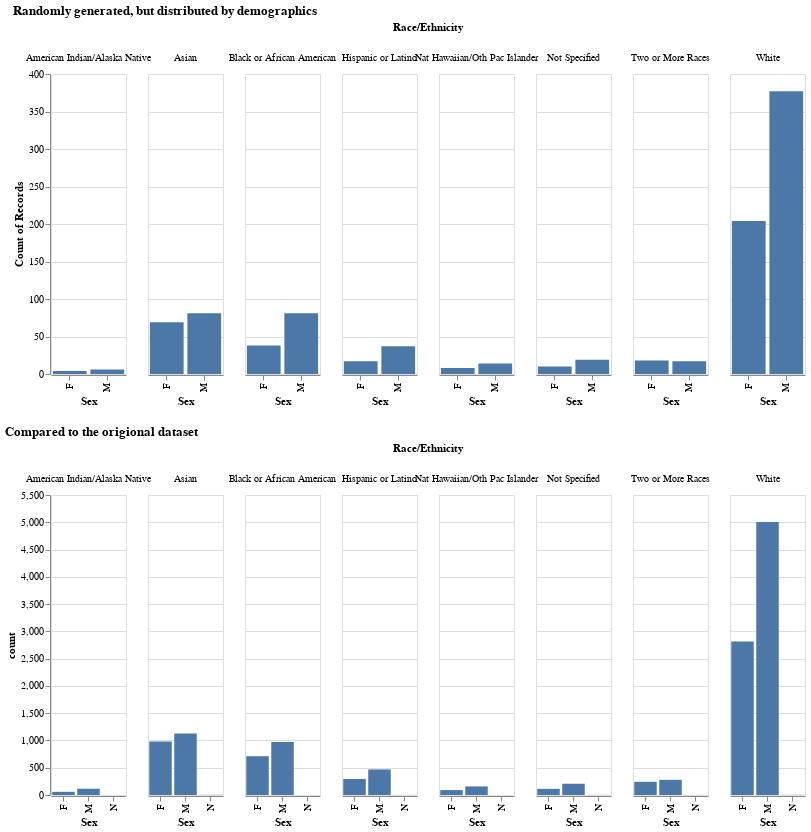

This figure's notebook cell:
### Code cell
alt.Chart(sample).mark_bar().encode(
    alt.X("Sex"), y="count()", column="Race/Ethnicity"
).properties(
    width=75, title="Randomly generated, but distributed by demographics"
) & baseline.properties(
    title="Compared to the origional dataset"
)

### Figure 1 — Vega-Lite specification as saved in the notebook (floating-point values rounded to 4 significant figures; data arrays with more than 128 entries replaced by an {"elided": "..."} marker saying what was removed)
{"config": {"view": {"continuousWidth": 400, "continuousHeight": 300}}, "vconcat": [{"data": {"name": "data-bee8d8b8e27ad197aa1a6bd4553a80b1"}, "mark": "bar", "encoding": {"column": {"type": "nominal", "field": "Race/Ethnicity"}, "x": {"type": "nominal", "field": "Sex"}, "y": {"type": "quantitative", "aggregate": "count"}}, "title": "Randomly generated, but distributed by demographics", "width": 75}, {"data": {"name": "data-f45dc9467b0a9c283684369dc06233ce"}, "mark": "bar", "encoding": {"column": {"type": "nominal", "field": "Race/Ethnicity"}, "x": {"type": "nominal", "field": "Sex"}, "y": {"type": "quantitative", "field": "count"}}, "title": "Compared to the origional dataset", "width": 75}], "$schema": "https://vega.github.io/schema/vega-lite/v4.0.2.json", "datasets": {"data-bee8d8b8e27ad197aa1a6bd4553a80b1": {"elided": "1000 records"}, "data-f45dc9467b0a9c283684369dc06233ce": [{"Race/Ethnicity": "White", "Sex": "M", "count": 5004, "dist": 0.3668, "cumsum": 0.3668}, {"Race/Ethnicity": "White", "Sex": "F", "count": 2814, "dist": 0.2063, "cumsum": 0.573}, {"Race/Ethnicity": "Asian", "Sex": "M", "count": 1128, "dist": 0.08268, "cumsum": 0.6557}, {"Race/Ethnicity": "Asian", "Sex": "F", "count": 982, "dist": 0.07198, "cumsum": 0.7277}, {"Race/Ethnicity": "Black or African American", "Sex": "M", "count": 972, "dist": 0.07125, "cumsum": 0.7989}, {"Race/Ethnicity": "Black or African American", "Sex": "F", "count": 711, "dist": 0.05211, "cumsum": 0.8511}, {"Race/Ethnicity": "Hispanic or Latino", "Sex": "M", "count": 469, "dist": 0.03438, "cumsum": 0.8854}, {"Race/Ethnicity": "Hispanic or Latino", "Sex": "F", "count": 294, "dist": 0.02155, "cumsum": 0.907}, {"Race/Ethnicity": "Two or More Races", "Sex": "M", "count": 278, "dist": 0.02038, "cumsum": 0.9274}, {"Race/Ethnicity": "Two or More Races", "Sex": "F", "count": 242, "dist": 0.01774, "cumsum": 0.9451}, {"Race/Ethnicity": "Not Specified", "Sex": "M", "count": 206, "dist": 0.0151, "cumsum": 0.9602}, {"Race/Ethnicity": "Nat Hawaiian/Oth Pac Islander", "Sex": "M", "count": 157, "dist": 0.01151, "cumsum": 0.9717}, {"Race/Ethnicity": "American Indian/Alaska Native", "Sex": "M", "count": 115, "dist": 0.008429, "cumsum": 0.9801}, {"Race/Ethnicity": "Not Specified", "Sex": "F", "count": 113, "dist": 0.008283, "cumsum": 0.9884}, {"Race/Ethnicity": "Nat Hawaiian/Oth Pac Islander", "Sex": "F", "count": 90, "dist": 0.006597, "cumsum": 0.995}, {"Race/Ethnicity": "American Indian/Alaska Native", "Sex": "F", "count": 58, "dist": 0.004251, "cumsum": 0.9993}, {"Race/Ethnicity": "Asian", "Sex": "N", "count": 3, "dist": 0.0002199, "cumsum": 0.9995}, {"Race/Ethnicity": "White", "Sex": "N", "count": 3, "dist": 0.0002199, "cumsum": 0.9997}, {"Race/Ethnicity": "Not Specified", "Sex": "N", "count": 2, "dist": 0.0001466, "cumsum": 0.9999}, {"Race/Ethnicity": "Two or More Races", "Sex": "N", "count": 1, "dist": 7.33e-05, "cumsum": 0.9999}, {"Race/Ethnicity": "Hispanic or Latino", "Sex": "N", "count": 1, "dist": 7.33e-05, "cumsum": 1.0}]}}
